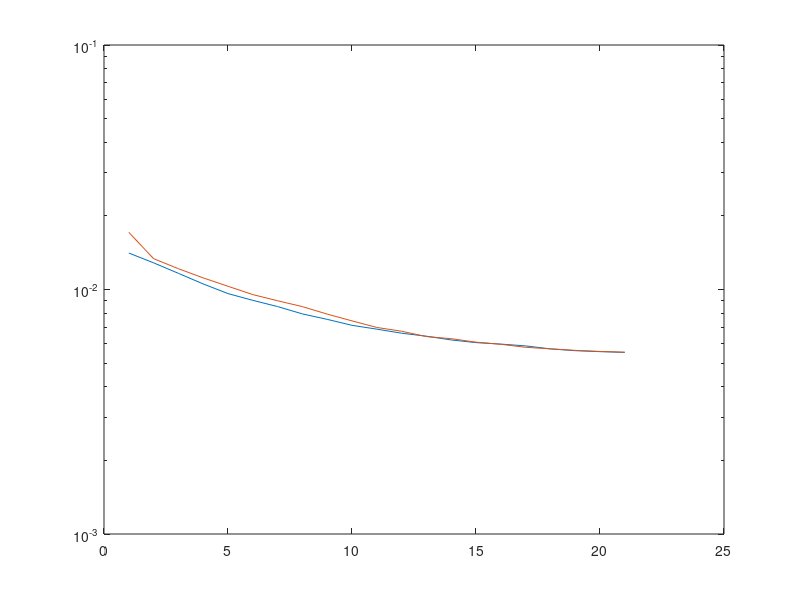

Here is the MATLAB script that generated this plot:
clc;
clearvars;
close all;
load("DFT_2.mat")
DFT_SIM = DFT_2; % The response of SIM, which has been optimized by using the gradient descent algorithm
N_x = 2; % Number of antennas in the x-direction
N_y = 2; % Number of antennas in the y-direction
N = N_x * N_y; % Number of antennas
SNR_set = 10 : 1 : 30; % SNR
for n_SNR = 1 : length(SNR_set)
    noise_var = 1 / 10 ^ (SNR_set(n_SNR) / 10); % noise variance
    tic
    rng(1);
    for n_MonteCarlo = 1 : 1000
        psi_x = 1.4 * rand - 0.7; % Elesctrical angle \psi_x in the x direction
        psi_y = 1.4 * rand - 0.7; % Elesctrical angle \psi_y in the y direction
        SV_x = exp(1i * pi * (0 : N_x - 1).' * psi_x);
        SV_y = exp(1i * pi * (0 : N_y - 1).' * psi_y);
        SV = kron(SV_y, SV_x); % Calculate the steering vector
        N_snapshot = 4; % Number of snapshots for each discrete bin
        Spectrum = zeros(N_snapshot * N_x, N_snapshot * N_y); % Fine-resolution angle spectrum
        p = zeros(N_snapshot, N_snapshot); % Output gain of the coarse-resolution angle spectrum
        index_p = zeros(N_snapshot, N_snapshot); % Corresponding index
        %% Find the optimal configuration of the input layer
        for ii = 1 : N_snapshot
            for jj = 1 : N_snapshot
                text_x = (ii - 1) / N_snapshot;
                text_y = (jj - 1) / N_snapshot;
                offset_x = exp(-1i / N_x * 2 * pi * (0 : N_x - 1).' * text_x);
                offset_y = exp(-1i / N_y * 2 * pi * (0 : N_y - 1).' * text_y);
                offset = kron(offset_y, offset_x); % Transmission coefficients of the input layer
                output_with_noise = DFT_SIM * diag(offset) * SV + ...
                    sqrt(noise_var / 2) * (randn(N, 1) + 1i * randn(N, 1)); % DFT in the wave domain
                [p(ii, jj),index_p(ii,jj)] = max(abs(output_with_noise));
                spectrum_coarse = reshape(output_with_noise, N_x, N_y); % Coarse-resolution spectrum in the ii-th slot of the jj-th block
                Spectrum(ii : N_snapshot : N_snapshot * N_x, jj : N_snapshot : N_snapshot * N_y) = spectrum_coarse;
            end
        end
        Spectrum = Spectrum.';
        p_peak = max(max(p)); % The peak of the angle spectrum
        [row, column] = find(p == p_peak); % The index corresponding to the peak
        index = index_p(row, column);
        y_index = ceil(index / N_x);
        x_index = mod(index - 1, N_x) + 1;
        psi_x_est = mod(((x_index - 1) / N_x + (row - 1) / N_snapshot /N_x) * 2 + 1, 2) - 1; % Estimated elesctrical angle \psi_x in the x direction
        psi_y_est = mod(((y_index - 1) / N_y + (column - 1) / N_snapshot / N_y) * 2 + 1, 2) - 1; % Estimated elesctrical angle \psi_y in the y direction
        mse_x_cache(n_MonteCarlo) = real((psi_x - psi_x_est) ^ 2);
        mse_y_cache(n_MonteCarlo) = real((psi_y - psi_y_est) ^ 2);
    end
    mse_x(n_SNR) = mean(mse_x_cache);
    mse_y(n_SNR) = mean(mse_y_cache);
    toc
end
figure;
semilogy(mse_x)
hold on
semilogy(mse_y)
mse_x_4_SIM = mse_x;
mse_y_4_SIM = mse_y;
save mse_x_4_SIM mse_x_4_SIM
save mse_y_4_SIM mse_y_4_SIM